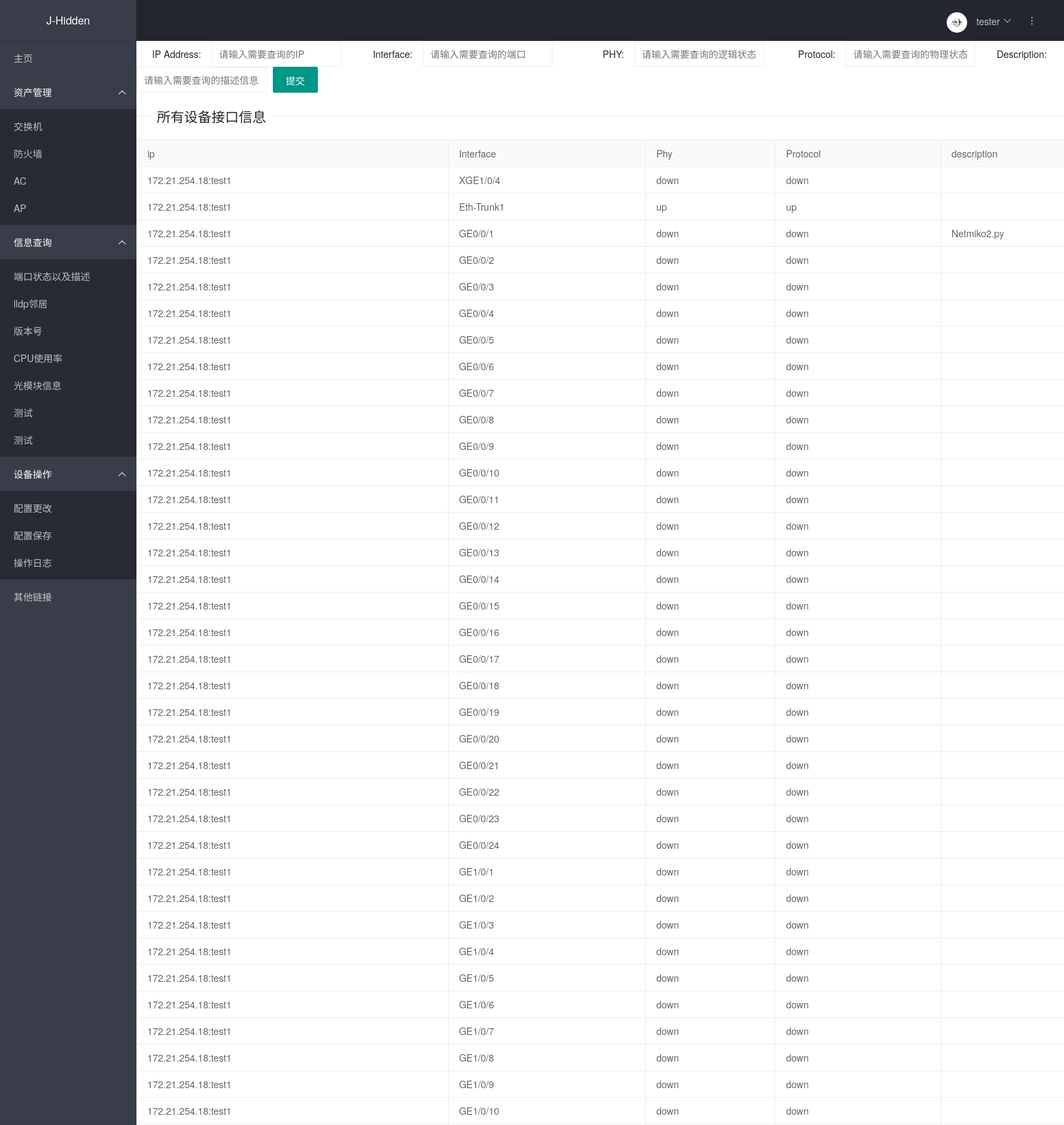
Page /display_interface_description/ (upper part) on the committed database.
### cmdb/models.py (models this page shows, shortened)
class Interface(models.Model):
    name = models.CharField(verbose_name='端口名称', max_length=256)
    phy = models.CharField(verbose_name='物理接口状态', max_length=256)
    protocol = models.CharField(verbose_name='逻辑接口状态', max_length=256)
    desc = models.CharField(verbose_name='端口描述', max_length=256)
    device = models.ForeignKey('Device', verbose_name='IP地址', on_delete=models.CASCADE)
    class Meta:
        unique_together = ('name', 'device')

class Device(models.Model):
    group_choices = (
        ('0', '一组'),
        ('1', '二组'),
        ('2', '三组'),
    )
    ip = models.GenericIPAddressField(verbose_name='IP地址', unique=True)
    name = models.CharField(verbose_name='设备名称', max_length=128)
    username = models.CharField(verbose_name='用户名', default='lixilei',max_length=128)
    password = models.CharField(verbose_name='密码', default='lixilei6028', max_length=128)
    port = models.CharField(verbose_name='端口', default=22, max_length=128)
    platform = models.CharField(verbose_name='平台(netmiko)', max_length=128)
    sn = models.CharField(verbose_name='sn', max_length=128, unique=True,)
    vendor = models.CharField(verbose_name='厂商', max_length=128)
    role = models.CharField(verbose_name='设备类型', max_length=128,)
    is_virtual = models.BooleanField(verbose_name='虚拟化', default=False)
    group = models.CharField(verbose_name='运维组', choices=group_choices,  max_length=128)
    creat_time = models.DateTimeField(verbose_name='创建时间', auto_now_add=True)
    update_time = models.DateTimeField(verbose_name='更新时间', auto_now=True)
    def __str__(self):
        return '{}:{}'.format(self.ip, self.name)

### cmdb/views.py (the view, shortened to what this page needs)
# urls.py: path('display_interface_description/', Display_interface_description.as_view(), name='display_interface_description'),
class Display_interface_description(View):
    def get(self, request):
        display_interface_description = Interface.objects.all()
        return render(request, 'display_interface_description.html', {'display_interface_description': display_interface_description})

### cmdb/templates/display_interface_description.html (shortened to what this page needs)
{% extends 'base.html' %}
{% block head %}
    <link rel="stylesheet" href="../static/css/layui.css"  media="all">
{% endblock head %}
{% block content %}
<form action="" method="post">
  <div class="layui-form-item">
    <label class="layui-form-label">IP Address:</label>
    <div class="layui-input-inline">
      <input type="text" name="ip" lay-verify="pass" placeholder="请输入需要查询的IP" autocomplete="off" class="layui-input">
    </div>
    <label class="layui-form-label">Interface:</label>
    <div class="layui-input-inline">
      <input type="text" name="interface" lay-verify="pass" placeholder="请输入需要查询的端口" autocomplete="off" class="layui-input">
    </div>
    <label class="layui-form-label">PHY:</label>
    <div class="layui-input-inline">
      <input type="text" name="phy" lay-verify="pass" placeholder="请输入需要查询的逻辑状态" autocomplete="off" class="layui-input">
    </div>
    <label class="layui-form-label">Protocol:</label>
    <div class="layui-input-inline">
      <input type="text" name="protocol" lay-verify="pass" placeholder="请输入需要查询的物理状态" autocomplete="off" class="layui-input">
    </div>
    <label class="layui-form-label">Description:</label>
    <div class="layui-input-inline">
      <input type="text" name="description" lay-verify="pass" placeholder="请输入需要查询的描述信息" autocomplete="off" class="layui-input">
    </div>
   <button type="submit" class="layui-btn" lay-submit="" lay-filter="demo1">提交</button>
  </div>
</form>
<div style="width: 1500px; position:center;">
 <fieldset class="layui-elem-field layui-field-title" style="margin-top: 20px";>
  <legend>所有设备接口信息</legend>
 </fieldset>
<table class="layui-table">
    <thead>
    <tr>
        <th>ip</th>
        <th>Interface</th>
        <th>Phy</th>
        <th>Protocol</th>
        <th>description</th>
    </tr>
    </thead>
    <tbody>
    {% for i in display_interface_description %}
         <tr>
             <td>{{ i.device }}</td>
             <td>{{ i.name }}</td>
             <td>{{ i.phy }}</td>
             <td>{{ i.protocol }}</td>
             <td>{{ i.desc }}</td>
         </tr>
    {% endfor %}
    </tbody>
</table>
</div>
{% endblock content %}

### cmdb/static/css/layui.css (style rules this page uses)
a,body { color:#333 }
.layui-btn,.layui-edge,.layui-inline,img { vertical-align:middle }
.layui-btn,.layui-disabled,.layui-icon,.layui-unselect { -moz-user-select:none;-webkit-user-select:none;-ms-user-select:none }
blockquote,body,button,dd,div,dl,dt,form,h1,h2,h3,h4,h5,h6,input,li,ol,p,pre,td,textarea,th,ul { margin:0;padding:0;-webkit-tap-highlight-color:rgba(0,0,0,0) }
table { border-collapse:collapse;border-spacing:0 }
button,input,optgroup,option,select,textarea { font-family:inherit;font-size:inherit;font-style:inherit;font-weight:inherit;outline:0 }
body { line-height:1.6;color:rgba(0,0,0,.85);font:14px Helvetica Neue,Helvetica,PingFang SC,Tahoma,Arial,sans-serif }
.layui-btn,.layui-btn-group,.layui-edge { display:inline-block }
.layui-btn,.layui-input,.layui-select,.layui-textarea,.layui-upload-button { outline:0;-webkit-appearance:none;transition:all .3s;-webkit-transition:all .3s;box-sizing:border-box }
.layui-elem-field { margin-bottom:10px;padding:0;border-width:1px;border-style:solid }
.layui-elem-field legend { margin-left:20px;padding:0 10px;font-size:20px;font-weight:300 }
.layui-field-title { margin:10px 0 20px;border-width:1px 0 0 }
.layui-card-body,.layui-card-header,.layui-form-label,.layui-form-mid,.layui-form-select,.layui-input-block,.layui-input-inline,.layui-panel,.layui-textarea { position:relative }
.layui-badge-rim,.layui-border,.layui-colla-content,.layui-colla-item,.layui-collapse,.layui-elem-field,.layui-form-pane .layui-form-item[pane],.layui-form-pane .layui-form-label,.layui-input,.layui-layedit,.layui-layedit-tool,.layui-panel,.layui-quote-nm,.layui-select,.layui-tab-bar,.layui-tab-card,.layui-tab-title,.layui-tab-title .layui-this:after,.layui-textarea { border-color:#eee }
.layui-btn { height:38px;line-height:38px;border:1px solid transparent;padding:0 18px;background-color:#009688;color:#fff;white-space:nowrap;text-align:center;font-size:14px;border-radius:2px;cursor:pointer }
.layui-input,.layui-select,.layui-textarea { height:38px;line-height:1.3;line-height:38px\9;border-width:1px;border-style:solid;background-color:#fff;color:rgba(0,0,0,.85);border-radius:2px }
.layui-input,.layui-textarea { display:block;width:100%;padding-left:10px }
.layui-form-item { margin-bottom:15px;clear:both;*zoom:1 }
.layui-form-item:after { content:'\20';clear:both;*zoom:1;display:block;height:0 }
.layui-form-label { float:left;display:block;padding:9px 15px;width:80px;font-weight:400;line-height:20px;text-align:right }
.layui-input-inline { display:inline-block;vertical-align:middle }
.layui-form-item .layui-input-inline { float:left;width:190px;margin-right:10px }
.layui-table,.layui-table-view { margin:10px 0 }
.layui-table { width:100%;background-color:#fff;color:#666 }
.layui-table tr { transition:all .3s;-webkit-transition:all .3s }
.layui-table th { text-align:left;font-weight:400 }
.layui-table tbody tr:hover,.layui-table thead tr,.layui-table-click,.layui-table-header,.layui-table-hover,.layui-table-mend,.layui-table-patch,.layui-table-tool,.layui-table-total,.layui-table-total tr,.layui-table[lay-even] tr:nth-child(even) { background-color:#FAFAFA }
.layui-table td,.layui-table th,.layui-table-col-set,.layui-table-fixed-r,.layui-table-grid-down,.layui-table-header,.layui-table-page,.layui-table-tips-main,.layui-table-tool,.layui-table-total,.layui-table-view,.layui-table[lay-skin=line],.layui-table[lay-skin=row] { border-width:1px;border-style:solid;border-color:#eee }
.layui-table td,.layui-table th { position:relative;padding:9px 15px;min-height:20px;line-height:20px;font-size:14px }

### rows in the picture
Interface: device "172.21.254.18:test1", name "XGE1/0/4", phy "down", protocol "down"
Interface: device "172.21.254.18:test1", name "Eth-Trunk1", phy "up", protocol "up"
Interface: device "172.21.254.18:test1", name "GE0/0/1", phy "down", protocol "down", desc "Netmiko2.py"
Interface: device "172.21.254.18:test1", name "GE0/0/2", phy "down", protocol "down"
Interface: device "172.21.254.18:test1", name "GE0/0/3", phy "down", protocol "down"
Interface: device "172.21.254.18:test1", name "GE0/0/4", phy "down", protocol "down"
Interface: device "172.21.254.18:test1", name "GE0/0/5", phy "down", protocol "down"
Interface: device "172.21.254.18:test1", name "GE0/0/6", phy "down", protocol "down"
Interface: device "172.21.254.18:test1", name "GE0/0/7", phy "down", protocol "down"
Interface: device "172.21.254.18:test1", name "GE0/0/8", phy "down", protocol "down"
Interface: device "172.21.254.18:test1", name "GE0/0/9", phy "down", protocol "down"
Interface: device "172.21.254.18:test1", name "GE0/0/10", phy "down", protocol "down"
Interface: device "172.21.254.18:test1", name "GE0/0/11", phy "down", protocol "down"
Interface: device "172.21.254.18:test1", name "GE0/0/12", phy "down", protocol "down"
Interface: device "172.21.254.18:test1", name "GE0/0/13", phy "down", protocol "down"
Interface: device "172.21.254.18:test1", name "GE0/0/14", phy "down", protocol "down"
Interface: device "172.21.254.18:test1", name "GE0/0/15", phy "down", protocol "down"
Interface: device "172.21.254.18:test1", name "GE0/0/16", phy "down", protocol "down"
Interface: device "172.21.254.18:test1", name "GE0/0/17", phy "down", protocol "down"
Interface: device "172.21.254.18:test1", name "GE0/0/18", phy "down", protocol "down"
Interface: device "172.21.254.18:test1", name "GE0/0/19", phy "down", protocol "down"
Interface: device "172.21.254.18:test1", name "GE0/0/20", phy "down", protocol "down"
Interface: device "172.21.254.18:test1", name "GE0/0/21", phy "down", protocol "down"
Interface: device "172.21.254.18:test1", name "GE0/0/22", phy "down", protocol "down"
Interface: device "172.21.254.18:test1", name "GE0/0/23", phy "down", protocol "down"
Interface: device "172.21.254.18:test1", name "GE0/0/24", phy "down", protocol "down"
Interface: device "172.21.254.18:test1", name "GE1/0/1", phy "down", protocol "down"
Interface: device "172.21.254.18:test1", name "GE1/0/2", phy "down", protocol "down"
Interface: device "172.21.254.18:test1", name "GE1/0/3", phy "down", protocol "down"
Interface: device "172.21.254.18:test1", name "GE1/0/4", phy "down", protocol "down"
Interface: device "172.21.254.18:test1", name "GE1/0/5", phy "down", protocol "down"
Interface: device "172.21.254.18:test1", name "GE1/0/6", phy "down", protocol "down"
Interface: device "172.21.254.18:test1", name "GE1/0/7", phy "down", protocol "down"
Interface: device "172.21.254.18:test1", name "GE1/0/8", phy "down", protocol "down"
Interface: device "172.21.254.18:test1", name "GE1/0/9", phy "down", protocol "down"
Interface: device "172.21.254.18:test1", name "GE1/0/10", phy "down", protocol "down"
